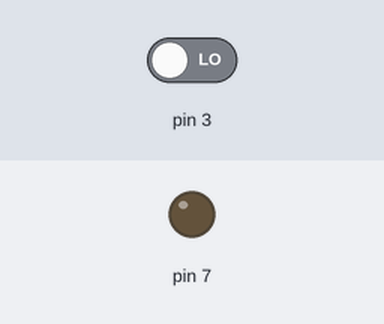
This sketch was run on a simulated Arduino Uno, built with avr-gcc and run on an emulated ATmega328P. Shown: output pins drawn as LEDs (lit = HIGH). Inputs (shaded band) come from the test bench; at power-on: pin 3 LOW. Random numbers use the default seed unless the sketch sets one; no radio packets arrive unless stated; what the sketch prints to the serial monitor is not drawn.

Above: at 1.2 s.
1.3 s: pin 3 driven HIGH
At 2.5 s:
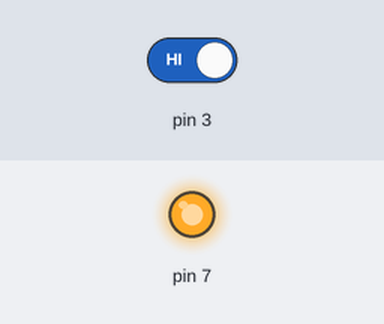
2.8 s: pin 3 driven LOW
At 3.8 s:
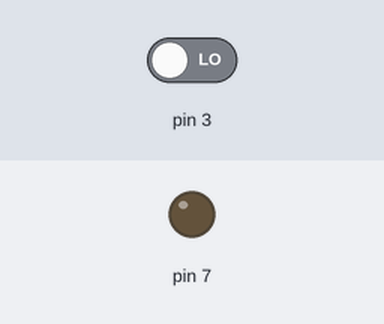
Timing chart, 0 to 5.8 s (numbered marks = the images above; inputs shaded):
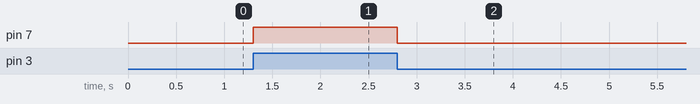

The sketch:

Alarmanlage.ino
```cpp
#include <nRF24L01.h>
#include <printf.h>
#include <RF24.h>
#include <RF24_config.h>

#include <SPI.h>

RF24 radio(9,10);                        // Set up nRF24L01 radio on SPI bus plus pins 7 & 8

const uint64_t pipes[2] = { 0xABCDABCD71LL, 0x544d52687CLL };   // Radio pipe addresses for the 2 nodes to communicate.
byte data[32];                           //Data buffer for testing data transfer speeds

void setup() {

   pinMode(7,OUTPUT);
   pinMode(3,INPUT);


   Serial.begin(9600);

  radio.begin();                           // Setup and configure rf radio
  radio.setChannel(1);
  radio.setPALevel(RF24_PA_MAX);
  radio.setDataRate(RF24_1MBPS);
  radio.setAutoAck(1);                     // Ensure autoACK is enabled
  radio.setRetries(2,15);                  // Optionally, increase the delay between retries & # of retries

  radio.setCRCLength(RF24_CRC_8);          // Use 8-bit CRC for performance
  radio.openWritingPipe(pipes[0]);
  radio.openReadingPipe(1,pipes[1]);

  radio.startListening();                 // Start listening
  radio.printDetails();                   // Dump the configuration of the rf unit for debugging

  Serial.println(F("\n\rRF24/examples/Transfer/"));
  Serial.println(F("*** PRESS 'T' to begin transmitting to the other node"));

  randomSeed(analogRead(0));              //Seed for random number generation

  for(int i=0; i<32; i++){
     data[i] = random(255);               //Load the buffer with random data
  }
  radio.powerUp();                        //Power up the radio
}

void loop() {
  // put your main code here, to run repeatedly:
 if(digitalRead(3) == HIGH) digitalWrite(7,HIGH);
 else digitalWrite(7,LOW);
}
```

Measured:
- after the input at 1.3 s, pin 7: LOW → HIGH at once
- after the input at 2.8 s, pin 7: HIGH → LOW at once
